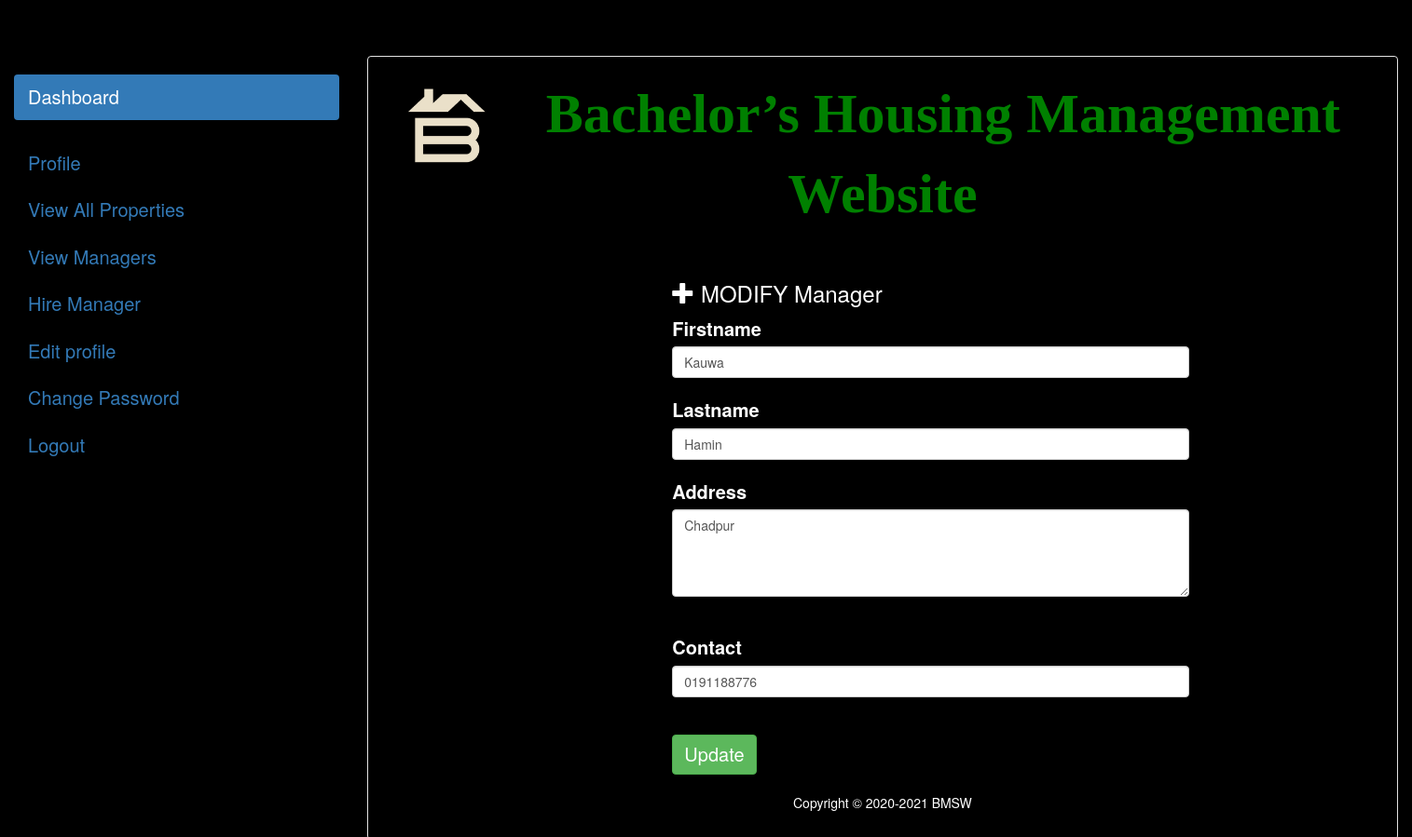
Page /View/edit.php?id=1 (signed in) on the committed database.
### tables this page shows
CREATE TABLE `users` (
  `user_id` int(12) NOT NULL,
  `firstname` varchar(30) NOT NULL,
  `lastname` varchar(30) NOT NULL,
  `address` varchar(150) NOT NULL,
  `contact` varchar(20) NOT NULL
);

### View/edit.php (the view, shortened to what this page needs)
<!DOCTYPE html>
<html lang="en">
  <link rel="stylesheet" href="https://maxcdn.bootstrapcdn.com/bootstrap/3.4.1/css/bootstrap.min.css">
<div style="background-color:black ">
        <?php
if (isset($_SESSION['username'])) {
  echo "<br><a href='Logout.php'></a><br>";
}
else{
    $msg="error";
    header("location:Login.php");
  }
 ?>
</div>
<body>
<div class="container-fluid my-color">
  <div class="row content my-color">
    <div class="col-sm-3 sidenav hidden-xs my-color">
      <ul class="nav nav-pills nav-stacked my-color">
        <li class="active"><br><br><a style="font-size:20px; " href= "Logged_in_dashboard.php">Dashboard</a></li>
        <li><br><a style="font-size:20px; "  href= "adminProfile.php">Profile</a></li>
        <li><a style="font-size:20px; " href= "View_Properties.php">View All Properties</a></li>
        <li><a style="font-size:20px; "  href= "users.php">View Managers</a></li>
        <li><a style="font-size:20px; " href= "insert.php">Hire Manager</a></li>
        <li><a style="font-size:20px; " href= "Edit_Profile.php">Edit profile</a></li>
              <li><a style="font-size:20px; "  href= "Change_Password.php">Change Password</a></li>
              <li><a style="font-size:20px; " href= "Logout.php">Logout</a></li>
      </ul><br>
    </div>
    <br>
    <div class="col-sm-9">
      <div class="well my-color">
        <a class="navbar-brand my-color "> <img src="../Pictures/logo.PNG" alt="logo" style="width:100px"></a>
        <p style="font-weight: bold; color: green; font-size: 60px; float: middle; font-family: Brush Script MT;text-align: center; ">Bachelor’s Housing Management Website</p><br>
<?php
require_once 'connect.php';
?>
<div class="container">
	<?php
	$id = isset($_GET['id']) ? (int) $_GET['id'] : 0;
	$sql = "SELECT * FROM users WHERE user_id={$id}";
	$result = $con->query($sql);
	$row = $result->fetch_assoc();
	?>
	<div class="row">
	<div class="col-md-6 col-md-offset-3">
		<div class="box">
			<h3 style="color:white"><i class="glyphicon glyphicon-plus"></i>&nbsp;MODIFY Manager</h3>
			<form name="myform" action="" method="POST" onsubmit="return validateform()">
				<label  style="color: white; font-size:20px;" for="firstname">Firstname</label>
				<input type="text" id="name"  name="firstname" value="<?php echo $row['firstname']; ?>" class="form-control" onkeyup="checkName()" onblur="checkName()">
        <span id="nameErr" style="color:red"></span><br>
				<label style="color: white; font-size:20px;"  for="lastname">Lastname</label>
				<input type="text"  name="lastname" id="lname" value="<?php echo $row['lastname']; ?>" class="form-control" onkeyup="checkLName()" onblur="checkLName()">
        <span id="lnameErr" style="color:red"></span><br>
				<label style="color: white; font-size:20px;"  for="address">Address</label>
				<textarea rows="4" id="address"  name="address" class="form-control"  onkeyup="checkAdd()" onblur="checkAdd()"><?php echo $row['address']; ?></textarea><span id="addErr" style="color:red"></span><br><br>
				<label style="color: white; font-size:20px;"  for="contact">Contact</label>
				<input type="text"  name="contact" id="contact"  value="<?php echo $row['contact']; ?>" class="form-control" onkeyup="checkContact()" onblur="checkContact()">
        <span id="contactErr" style="color:red"></span><br>
				<br>
				<input style="font-size:20px; "  type="submit" name="update" class="btn btn-success" value="Update">
			</form>
		</div>
	</div>
</div>
</div>
<br>
 <div style="color:white; text-align:center ">
<?php
 require_once 'footer.php';
 ?>
</div>
</div>
</div>
</div>
</div>
</body>

### View/edit.php (style rules this page uses)
.row.content { height: 550px }
.sidenav { background-color: #f1f1f1; height: 100%; }
.my-color { background: #000; }

### rows in the picture
users: firstname "Kauwa", lastname "Hamin", address "Chadpur", contact "0191188776"
